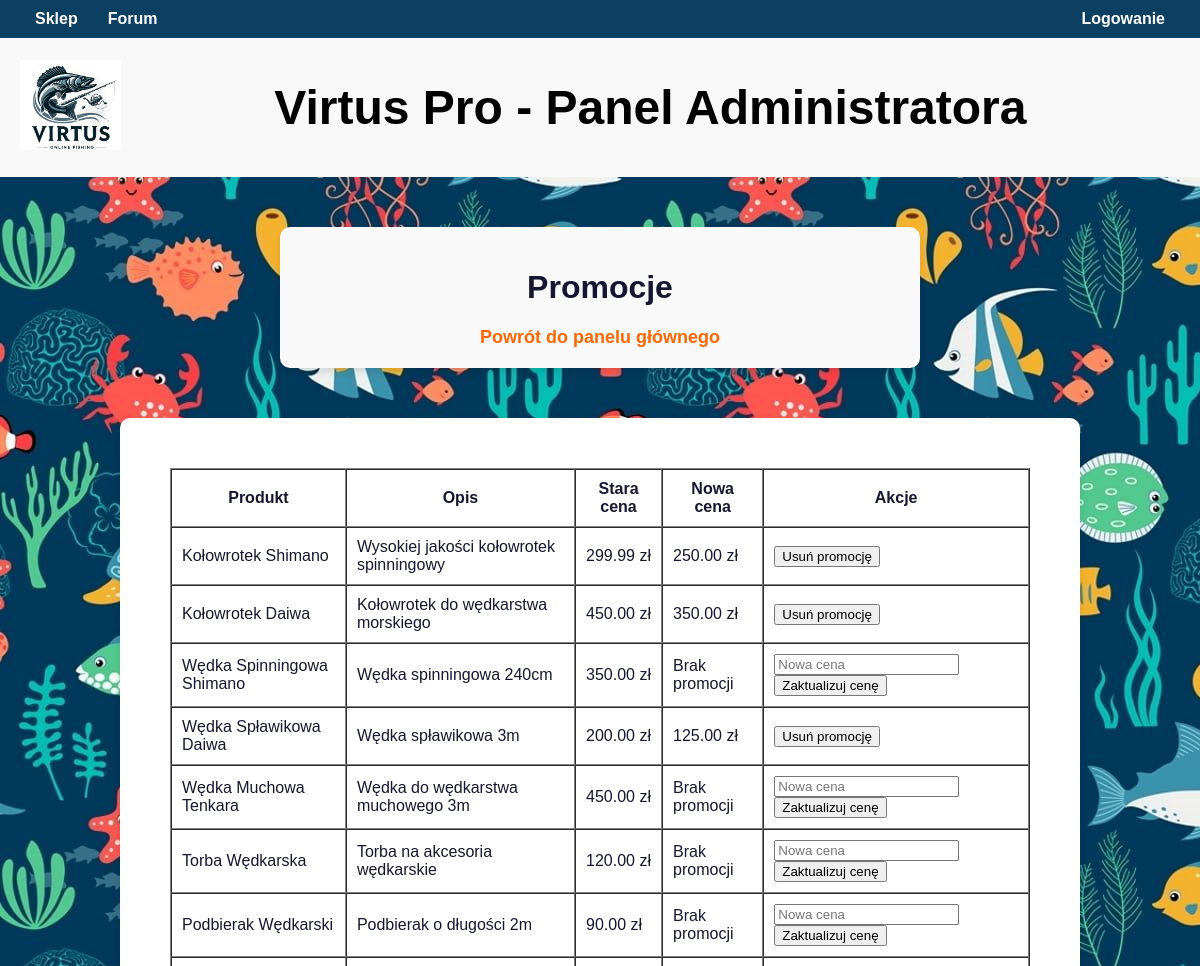
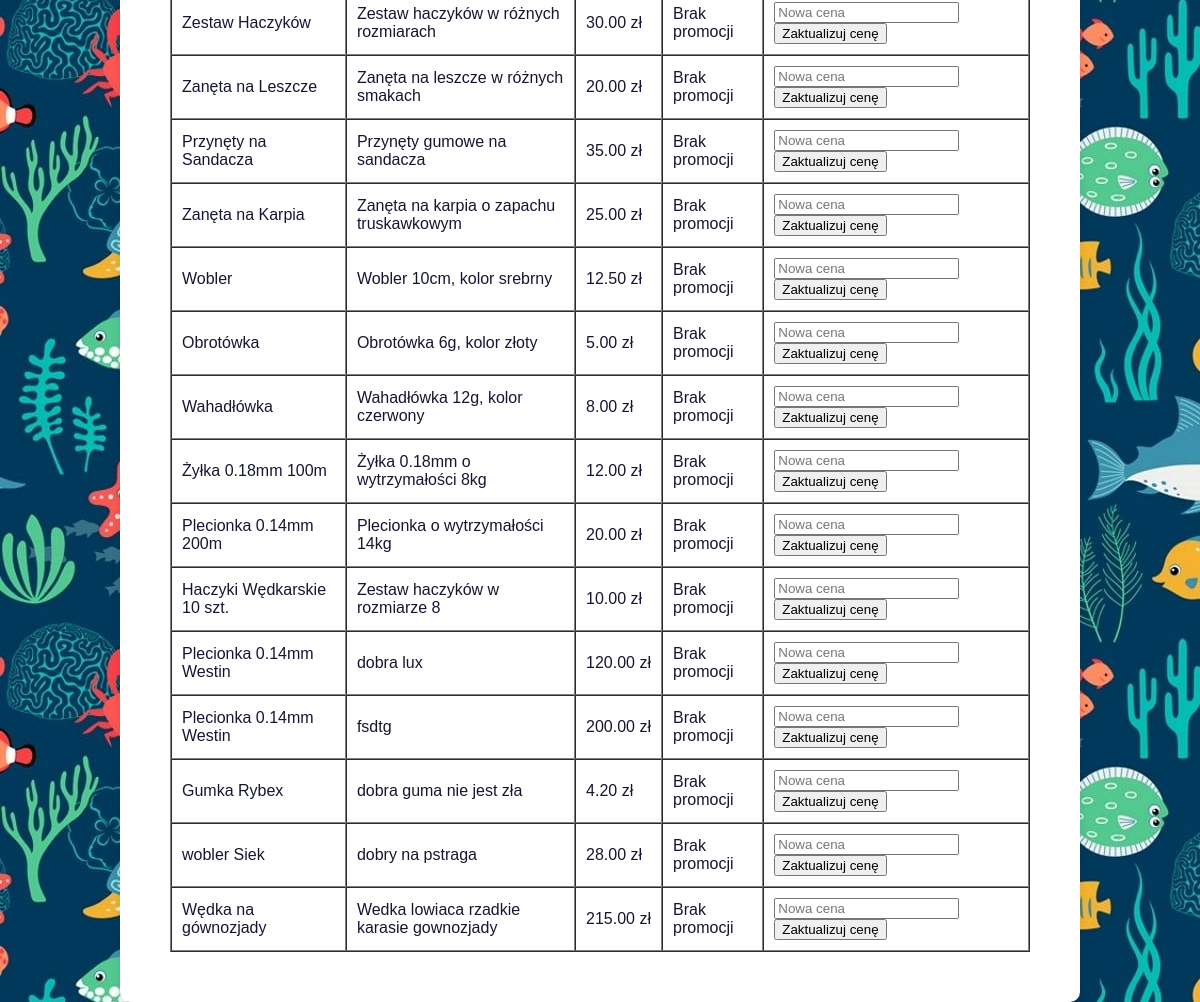
Screenshot of /demo/admin/admin_promo.php with the database file from the repository (2 pictures, top to bottom).
### tables this page shows
CREATE TABLE `products` (
  `id` int(11) NOT NULL,
  `name` varchar(50) DEFAULT NULL,
  `description` text DEFAULT NULL,
  `price` float DEFAULT NULL,
  `stock_quantity` float DEFAULT NULL,
  `created_at` timestamp NOT NULL DEFAULT current_timestamp(),
  `updated_at` timestamp NOT NULL DEFAULT current_timestamp() ON UPDATE current_timestamp(),
  `category_id` int(11) DEFAULT NULL,
  `image` longblob DEFAULT NULL,
  `new_price` float DEFAULT NULL
);

### demo/admin/admin_promo.php (the view, shortened to what this page needs)
<?php
$host = "localhost";
$username = "root";
$password = "";
$database = "webpage";
$conn = new mysqli($host, $username, $password, $database);
$result = $conn->query("SELECT id, name, price, new_price, description FROM products");
?>
<?php include 'admin.php'; ?>
<!DOCTYPE html>
<html lang="pl">
<head>
</head>
<header>
    <div class="row3">
        <h1>Promocje</h1>
        <a href="admin_panel.php">Powrót do panelu głównego</a>
    </div>
</header>
<body>
<main>
    <table border="1" cellpadding="10" cellspacing="0">
        <tr>
            <th>Produkt</th>
            <th>Opis</th>
            <th>Stara cena</th>
            <th>Nowa cena</th>
            <th>Akcje</th>
        </tr>
        <?php while ($row = $result->fetch_assoc()): ?>
            <tr>
                <td><?php echo htmlspecialchars($row['name']); ?></td>
                <td><?php echo nl2br(htmlspecialchars($row['description'])); ?></td>
                <td><?php echo number_format($row['price'], 2); ?> zł</td>
                <td>
                    <?php if ($row['new_price'] !== null): ?>
                        <?php echo number_format($row['new_price'], 2); ?> zł
                    <?php else: ?>
                        Brak promocji
                    <?php endif; ?>
                </td>
                <td>
                    <?php if ($row['new_price'] === null): ?>
                        <form method="post" style="display: inline;">
                            <input type="text" name="new_price" placeholder="Nowa cena" required>
                            <button type="submit" name="update_price">Zaktualizuj cenę</button>
                        </form>
                    <?php else: ?>
                        <form method="post" style="display: inline;">
                            <button type="submit" name="remove_promotion">Usuń promocję</button>
                        </form>
                    <?php endif; ?>
                </td>
            </tr>
        <?php endwhile; ?>
    </table>
</main>
</body>
</html>

### demo/admin/admin.php (style rules this page uses)
body { font-family: Arial, sans-serif; margin: 0; padding: 0; background-color: #f5f5f5; color: #151731; }

### demo/admin/admin_promo.php (style rules this page uses)
body { font-family: Arial, sans-serif; margin: 0; padding: 0; background-image: url("/demo/ryby.jpg"); color: #151731; }
.row3 { background-color: #f9f9f9; width: 50%; margin: 50px auto; padding: 20px; border-radius: 10px; box-shadow: 0 4px 6px rgba(0, 0, 0, 0.1); text-align: center; }
a { color: #ff6600; font-weight: bold; font-size: 18px; text-decoration: none; }
main { max-width: auto; margin-left: 120px; margin-right: 120px; padding: 50px; background-color: #fff; box-shadow: 0 4px 8px rgba(0, 0, 0, 0.1); border-radius: 10px; }
table { margin: 0 auto; }

### rows the page displays
products: name "Kołowrotek Shimano", description "Wysokiej jakości kołowrotek spinningowy", price "299.99", new_price "250.00"
products: name "Kołowrotek Daiwa", description "Kołowrotek do wędkarstwa morskiego", price "450.00", new_price "350.00"
products: name "Wędka Spinningowa Shimano", description "Wędka spinningowa 240cm", price "350.00", shows "Brak promocji"
products: name "Wędka Spławikowa Daiwa", description "Wędka spławikowa 3m", price "200.00", new_price "125.00"
products: name "Wędka Muchowa Tenkara", description "Wędka do wędkarstwa muchowego 3m", price "450.00", shows "Brak promocji"
products: name "Torba Wędkarska", description "Torba na akcesoria wędkarskie", price "120.00", shows "Brak promocji"
products: name "Podbierak Wędkarski", description "Podbierak o długości 2m", price "90.00", shows "Brak promocji"
products: name "Zestaw Haczyków", description "Zestaw haczyków w różnych rozmiarach", price "30.00", shows "Brak promocji"
products: name "Zanęta na Leszcze", description "Zanęta na leszcze w różnych smakach", price "20.00", shows "Brak promocji"
products: name "Przynęty na Sandacza", description "Przynęty gumowe na sandacza", price "35.00", shows "Brak promocji"
products: name "Zanęta na Karpia", description "Zanęta na karpia o zapachu truskawkowym", price "25.00", shows "Brak promocji"
products: name "Wobler", description "Wobler 10cm, kolor srebrny", price "12.50", shows "Brak promocji"
products: name "Obrotówka", description "Obrotówka 6g, kolor złoty", price "5.00", shows "Brak promocji"
products: name "Wahadłówka", description "Wahadłówka 12g, kolor czerwony", price "8.00", shows "Brak promocji"
products: name "Żyłka 0.18mm 100m", description "Żyłka 0.18mm o wytrzymałości 8kg", price "12.00", shows "Brak promocji"
products: name "Plecionka 0.14mm 200m", description "Plecionka o wytrzymałości 14kg", price "20.00", shows "Brak promocji"
products: name "Haczyki Wędkarskie 10 szt.", description "Zestaw haczyków w rozmiarze 8", price "10.00", shows "Brak promocji"
products: name "Plecionka 0.14mm Westin", description "dobra lux", price "120.00", shows "Brak promocji"
products: name "Plecionka 0.14mm Westin", description "fsdtg", price "200.00", shows "Brak promocji"
products: name "Gumka Rybex", description "dobra guma nie jest zła", price "4.20", shows "Brak promocji"
products: name "wobler Siek", description "dobry na pstraga", price "28.00", shows "Brak promocji"
products: name "Wędka na gównozjady", description "Wedka lowiaca rzadkie karasie gownozjady", price "215.00", shows "Brak promocji"
